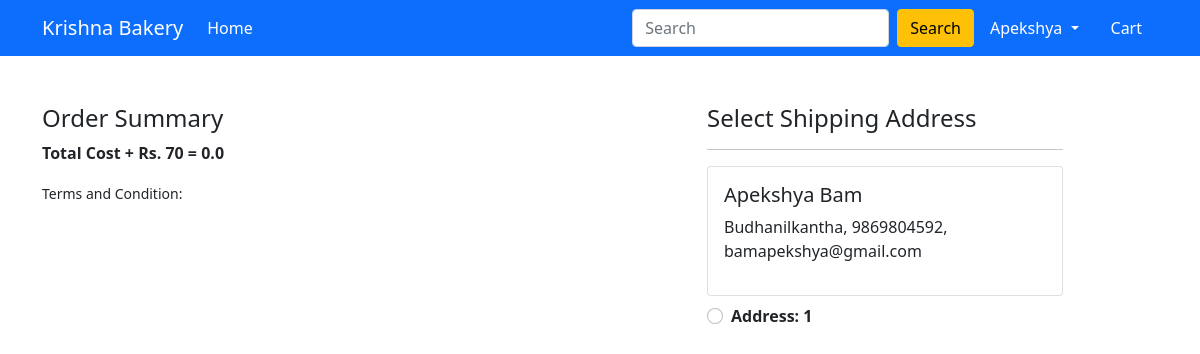
Screenshot of /checkout/ (signed in) with the database file from the repository.
### bakery/models.py (models this page shows, shortened)
class Customer(models.Model):
    user = models.ForeignKey(
        User, on_delete=models.CASCADE, blank=True, null=True)
    name = models.CharField(max_length=200)
    address = models.CharField(max_length=200, blank=True, null=True)
    phone = models.TextField(blank=True, null=True, max_length=10)
    email = models.EmailField(blank=True, null=True)
    id = models.UUIDField(default=uuid.uuid4, unique=True,
                          primary_key=True, editable=False)

### bakery/views.py (the view)
# urls.py: path('checkout/', views.checkout, name='checkout'),
@login_required
def checkout(request):
    user = request.user
    add = Customer.objects.filter(user=user)
    cart_items = Cart.objects.filter(user=user)
    amount = 0.0
    shipping_amount = 70.0
    totalamount = 0.0
    cart_product = [p for p in Cart.objects.all() if p.user == request.user]
    if cart_product:
        for p in cart_product:
            tempamount = (p.quantity * p.product.discounted_price)
            amount += tempamount
        totalamount = amount + shipping_amount
    return render(request, 'app/checkout.html', {'add': add, 'totalamount': totalamount, 'cart_items': cart_items})

### bakery/templates/app/checkout.html (shortened to what this page needs)
{% extends 'app/base.html' %}
{% load static %}
{% block main-content %}
<div class="container">
  <div class="row mt-5">
    <div class="col-sm-6">
      <h4>Order Summary</h4>
      <p class="fw-bold">Total Cost + Rs. 70 = {{totalamount}}</p>
      <small>Terms and Condition: </small>
    </div>
    <div class="col-sm-4 offset-sm-1">
      <h4>Select Shipping Address</h4>
      <hr>
      <form action="/paymentdone" id="myform">
        {% for ad in add %}
        <div class="card">
          <div class="card-body">
            <h5>{{ad.name}}</h5>
            <p>{{ad.address}}, {{ad.phone}}, {{ad.email}}</p>
          </div>
        </div>
        <div class="form-check mt-2 mb-5">
          <input class="form-check-input" type="radio" name="custid" id="custadd{{forloop.counter}}" value="{{ad.id}}">
          <label class="form-check-label fw-bold" for="custadd{{forloop.counter}}">
            Address: {{forloop.counter}} </label>
        </div>
        {% endfor %}
      </form>
    </div>
  </div>
</div>
{% endblock main-content %}

### bakery/templates/app/base.html (shortened to what this page needs)
<!doctype html>
{% load static %}
<html lang="en">
<head>
  <link href="https://cdn.jsdelivr.net/npm/bootstrap@5.0.0-beta1/dist/css/bootstrap.min.css" rel="stylesheet"
>
  <link rel="stylesheet" href="{% static 'app/css/owl.carousel.min.css' %}">
  <link rel="stylesheet" href="{% static 'app/css/all.min.css' %}">
  <link rel="stylesheet" href="{% static 'app/css/style.css' %}">
</head>
<body>
  <nav class="navbar navbar-expand-lg navbar-dark bg-primary">
    <div class="container">
      <a class="navbar-brand" href="/">Krishna Bakery</a>
      <div class="collapse navbar-collapse" id="navbarSupportedContent">
        <ul class="navbar-nav me-auto mb-2 mb-lg-0">
          <li class="nav-item">
            <a class="nav-link active" aria-current="page" href="/">Home</a>
          </li>
        </ul>
        <form action="{% url 'home' %}" method="get" class="d-flex">
          <input class="form-control me-2" type="search" placeholder="Search" aria-label="Search" name="search_query"
            value="{{search_query}}">
          <button class="btn btn-warning" type="submit">Search</button>
        </form>
        <div>
          <ul class="navbar-nav me-auto mb-2 mb-lg-0">
            {% if request.user.is_authenticated %}
            <li class="nav-item dropdown mx-2">
              <a class="nav-link dropdown-toggle text-white" href="#" id="profileDropdown" role="button"
                data-bs-toggle="dropdown" aria-expanded="false">
                {{request.user.username|capfirst}}
              </a>
            </li>
            <div>
              <ul class="navbar-nav me-auto mb-2 mb-lg-0">
                <li class="nav-item mx-2">
                  <a href="{% url 'showcart' %}" class="nav-link text-white">
                    Cart </a>
                </li>
                {% endif %}
              </ul>
            </div>
        </div>
      </div>
  </nav>
  {% block main-content %} {% endblock main-content %}
</body>
</html>

### rows the page displays
Customer: name "Apekshya Bam", address "Budhanilkantha", phone "9869804592", email "bamapekshya@gmail.com"

### other values shown
{{ request.user.username|capfirst }} "Apekshya"
{{ totalamount }} "0.0"
